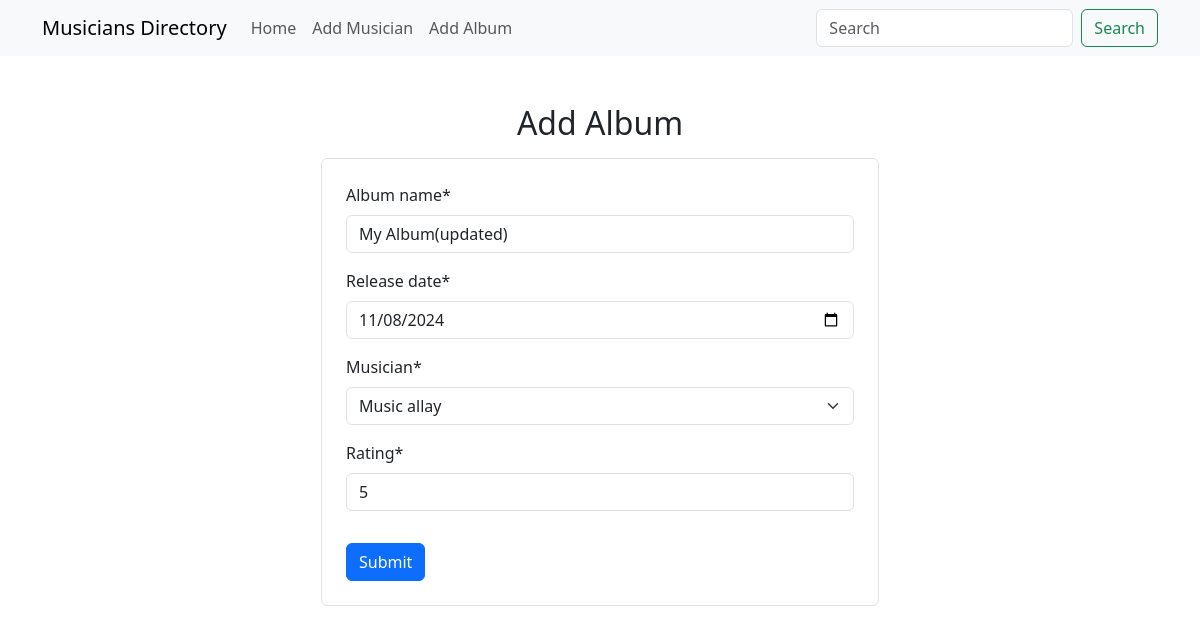
The page /albums/edit/9 on the database its author committed.
### album/models.py (models this page shows, shortened)
class AlbumModel(models.Model):
    album_name = models.CharField(max_length=50)
    release_date = models.DateField()
    musician = models.ForeignKey(MusicianModel, on_delete=models.CASCADE)
    rating = models.IntegerField(validators=[validators.MinValueValidator(1), validators.MaxValueValidator(5)])

### album/views.py (the view)
# urls.py: path('edit/<int:id>', views.Edit_Album.as_view(), name='edit_album_page'),
class Edit_Album(UpdateView):
    model = AlbumModel
    form_class = AlbumForm
    pk_url_kwarg = 'id'
    template_name = 'add_album.html'
    success_url = reverse_lazy('homepage')

### album/forms.py
class AlbumForm(ModelForm):
    class Meta:
        model = AlbumModel
        fields = "__all__"
        widgets = {
            'release_date': forms.DateInput(attrs={'type': 'date'}),
        }

### musicians/models.py (called while the page is built)
    def __str__(self):
        return self.first_name + " " + self.last_name

### album/templates/add_album.html (shortened to what this page needs)
{% extends "base.html" %}
{% load crispy_forms_tags %}
{% block content %}
    <h2 class="mb-3 text-center">Add Album</h2>
    <div class="mx-auto w-50 border rounded p-4">
        <form action="" method="post">
            {{form|crispy}}
            <input class="mt-3 btn btn-primary" type="submit" value="Submit">
        </form>
    </div>
{% endblock content %}

### rows shown on the page
AlbumModel: album_name "My Album(updated)", release_date "11/08/2024", musician "Music allay", rating "5"
